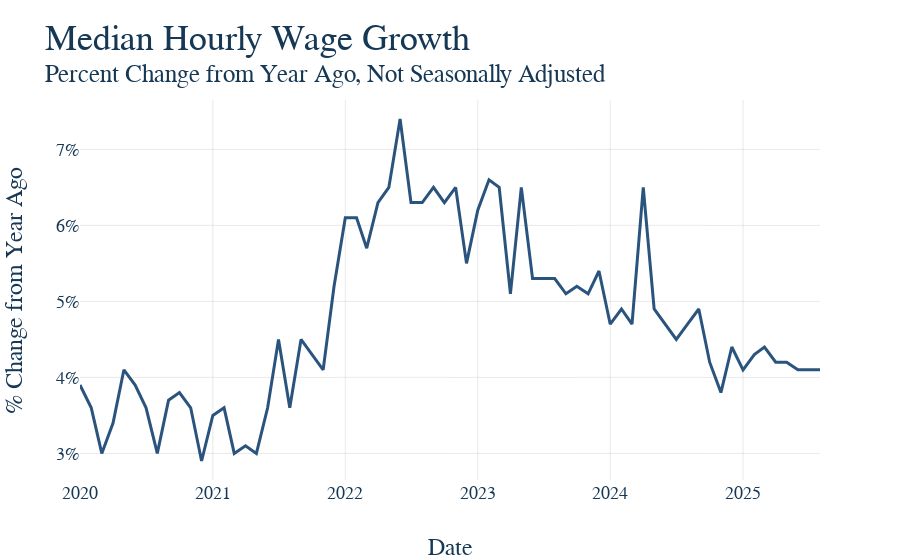

This figure's notebook cell:
### Markdown cell above
5. Now that all our data is ready, make the graph and have it save itself as a .html file to graph_output whenver the notebooks is rerun. The name of the file should exactly match the notebook name. For instance, this file "example.ipynb" produces the graph "example.html." Nice work, you made a graph!

### Code cell
# First make the figure
fig = go.Figure()


# Loop the columns of the dataframe and plot each as a separate trace
for col in joined_df.columns:
    fig.add_trace(
        go.Scatter(
            x=joined_df.index,
            y=joined_df[col],
            mode='lines',
            name=col
        )
    )

# Update the titles, using the html tage <sup> for a subtitle 
fig.update_layout(
    title = dict(text = 'Median Hourly Wage Growth <br><sup>Percent Change from Year Ago, Not Seasonally Adjusted </sup>'),
    xaxis_title="Date",
    yaxis_title="% Change from Year Ago",
)

# This is graph specific, but here we want the y-axis to be percent signs 
fig.update_yaxes(
    tickformat=".2f%",
    ticksuffix="%"
)

# Again, graph specific, we have a mutliyear series and want tick marks to be years
fig.update_xaxes(
    type='date',
    tickformat='%Y',
)


# Show our figure (Dimensions may be off on different screen sizes)
fig.show()

# This should be the same for EVERY GRAPH!
# Save it to the graph_output folder with the name matching the file, as HTML
fig.write_html(GRAPH_OUTPUT_PATH / f"{GRAPH_NAME}.html")

### Figure 1 — Plotly figure (JSON) as saved in the notebook; plotly's stock layout.template omitted (floating-point values rounded to 4 significant figures)
{"data": [{"mode": "lines", "name": "Wage Growth", "type": "scatter", "x": ["2020-01-01T00:00:00", "2020-02-01T00:00:00", "2020-03-01T00:00:00", "2020-04-01T00:00:00", "2020-05-01T00:00:00", "2020-06-01T00:00:00", "2020-07-01T00:00:00", "2020-08-01T00:00:00", "2020-09-01T00:00:00", "2020-10-01T00:00:00", "2020-11-01T00:00:00", "2020-12-01T00:00:00", "2021-01-01T00:00:00", "2021-02-01T00:00:00", "2021-03-01T00:00:00", "2021-04-01T00:00:00", "2021-05-01T00:00:00", "2021-06-01T00:00:00", "2021-07-01T00:00:00", "2021-08-01T00:00:00", "2021-09-01T00:00:00", "2021-10-01T00:00:00", "2021-11-01T00:00:00", "2021-12-01T00:00:00", "2022-01-01T00:00:00", "2022-02-01T00:00:00", "2022-03-01T00:00:00", "2022-04-01T00:00:00", "2022-05-01T00:00:00", "2022-06-01T00:00:00", "2022-07-01T00:00:00", "2022-08-01T00:00:00", "2022-09-01T00:00:00", "2022-10-01T00:00:00", "2022-11-01T00:00:00", "2022-12-01T00:00:00", "2023-01-01T00:00:00", "2023-02-01T00:00:00", "2023-03-01T00:00:00", "2023-04-01T00:00:00", "2023-05-01T00:00:00", "2023-06-01T00:00:00", "2023-07-01T00:00:00", "2023-08-01T00:00:00", "2023-09-01T00:00:00", "2023-10-01T00:00:00", "2023-11-01T00:00:00", "2023-12-01T00:00:00", "2024-01-01T00:00:00", "2024-02-01T00:00:00", "2024-03-01T00:00:00", "2024-04-01T00:00:00", "2024-05-01T00:00:00", "2024-06-01T00:00:00", "2024-07-01T00:00:00", "2024-08-01T00:00:00", "2024-09-01T00:00:00", "2024-10-01T00:00:00", "2024-11-01T00:00:00", "2024-12-01T00:00:00", "2025-01-01T00:00:00", "2025-02-01T00:00:00", "2025-03-01T00:00:00", "2025-04-01T00:00:00", "2025-05-01T00:00:00", "2025-06-01T00:00:00", "2025-07-01T00:00:00", "2025-08-01T00:00:00"], "y": [3.9, 3.6, 3.0, 3.4, 4.1, 3.9, 3.6, 3.0, 3.7, 3.8, 3.6, 2.9, 3.5, 3.6, 3.0, 3.1, 3.0, 3.6, 4.5, 3.6, 4.5, 4.3, 4.1, 5.2, 6.1, 6.1, 5.7, 6.3, 6.5, 7.4, 6.3, 6.3, 6.5, 6.3, 6.5, 5.5, 6.2, 6.6, 6.5, 5.1, 6.5, 5.3, 5.3, 5.3, 5.1, 5.2, 5.1, 5.4, 4.7, 4.9, 4.7, 6.5, 4.9, 4.7, 4.5, 4.7, 4.9, 4.2, 3.8, 4.4, 4.1, 4.3, 4.4, 4.2, 4.2, 4.1, 4.1, 4.1]}], "layout": {"title": {"text": "Median Hourly Wage Growth <br><sup>Percent Change from Year Ago, Not Seasonally Adjusted </sup>"}, "xaxis": {"tickformat": "%Y", "title": {"text": "Date"}, "type": "date"}, "yaxis": {"tickformat": ".2f%", "ticksuffix": "%", "title": {"text": "% Change from Year Ago"}}}}
